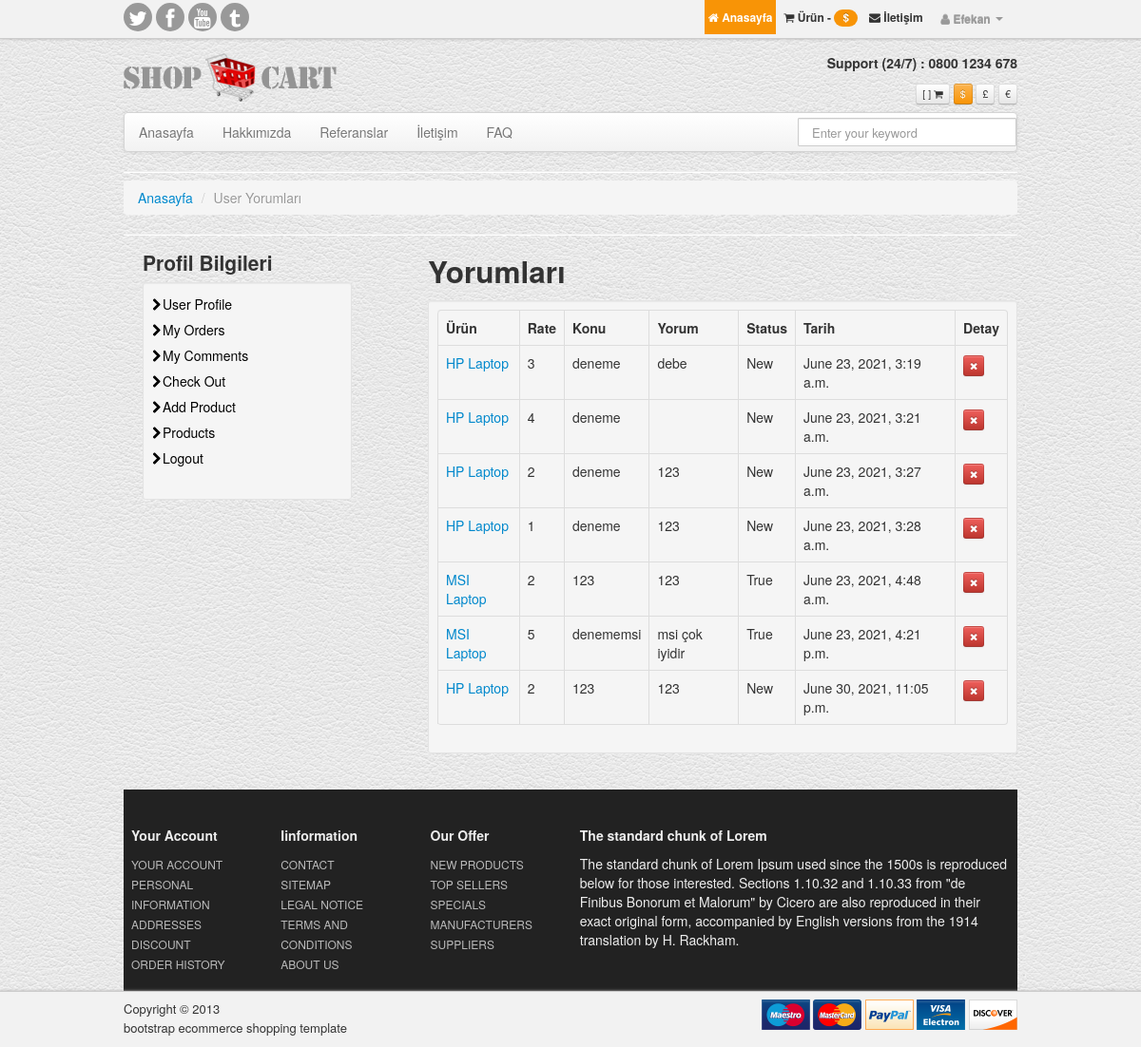
Page /user/comments/ (signed in) on the earlier database version.
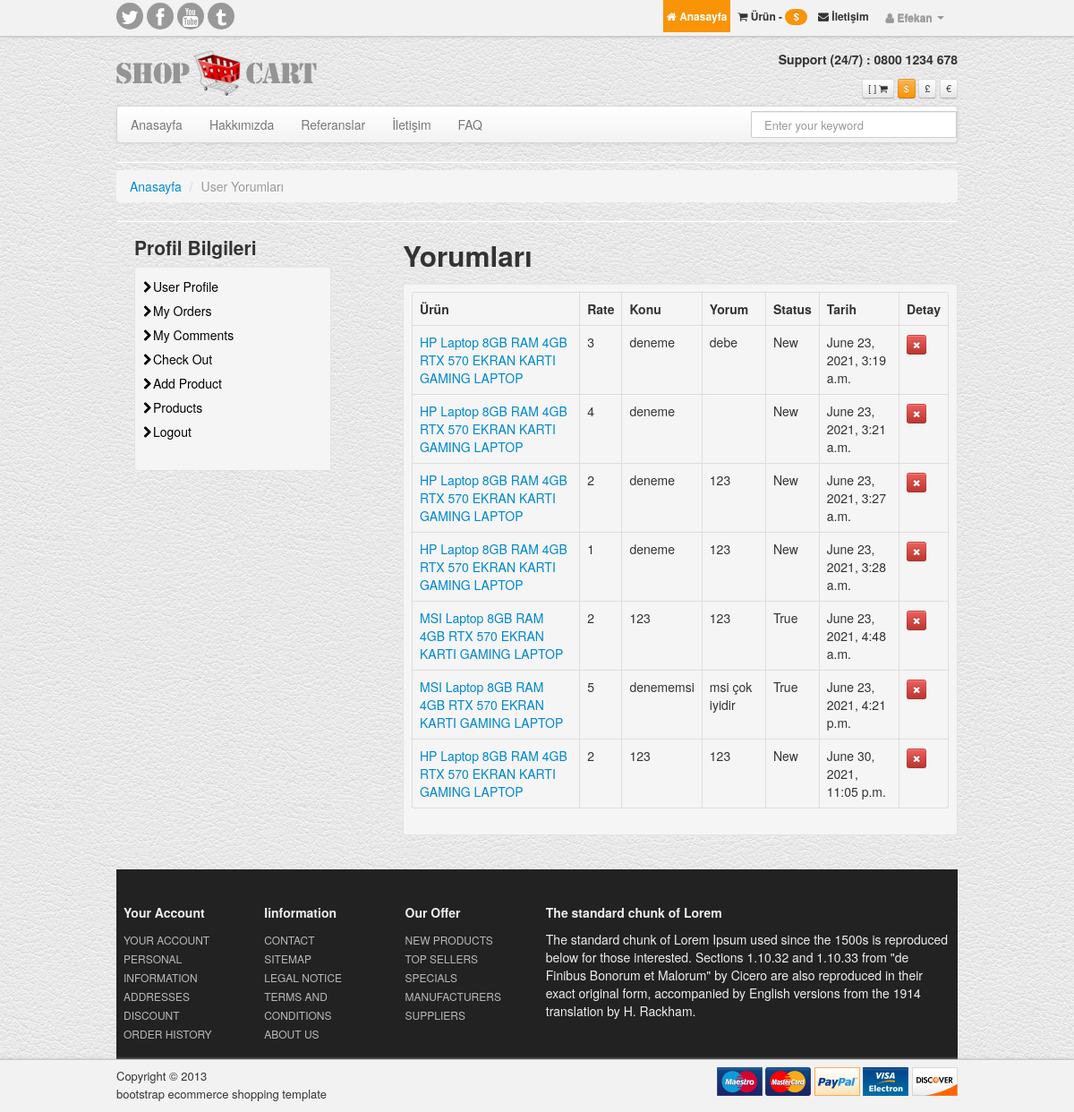
Same page on the later database version.
### product/models.py (models this page shows, shortened)
class Comment(models.Model):
    STATUS = (
        ('New', 'Yeni'),
        ('True', 'Evet'),
        ('False', 'Hayır'),
    )
    product = models.ForeignKey(Product, on_delete=models.CASCADE)
    user = models.ForeignKey(User, on_delete=models.CASCADE)
    subject = models.CharField(max_length=50)
    comment = models.TextField(blank=True, max_length=200)
    rate = models.IntegerField(blank=True)
    status = models.CharField(max_length=10, choices=STATUS, default='New')
    ip = models.CharField(blank=True, max_length=20)
    create_at = models.DateTimeField(auto_now_add=True)
    update_at = models.DateTimeField(auto_now=True)

class Product(models.Model):
    STATUS = (
        ('True', 'Evet'),
        ('False', 'Hayır'),
    )
    category = models.ForeignKey(Category, on_delete=models.CASCADE)  # category ile ilişki kurma
    ekleyen = models.ForeignKey(User, on_delete=models.CASCADE)
    title = models.CharField(max_length=150)
    keywords = models.CharField(blank=True, max_length=255)
    description = models.CharField(blank=True, max_length=255)
    image = models.ImageField(blank=True, upload_to='images/')
    price = models.FloatField()
    amount = models.IntegerField()
    detail = RichTextUploadingField()
    slug = models.SlugField(null=False, unique=True)
    status = models.CharField(max_length=10, choices=STATUS)
    create_at = models.DateTimeField(auto_now_add=True)
    update_at = models.DateTimeField(auto_now=True)
    def image_tag(self):
        return mark_safe('<img src="{}" height="50"/>'.format(self.image.url))
    image_tag.short_description = 'Image'

### user/views.py (the view)
# urls.py: path('comments/', views.comments, name='comments'),
@login_required(login_url='/login')
def comments(request):
    category = Category.objects.all()
    current_user = request.user
    comments = Comment.objects.filter(user_id=current_user.id)
    context = {
        'category': category,
        'comments': comments,
    }
    return render(request, 'user_comments.html', context)

### user/templates/user_comments.html (shortened to what this page needs)
{%  extends "homebase.html" %}
{% block content %}
	<hr class="soften">
	<div>
        <ul class="breadcrumb">
		    <li><a href="/">Anasayfa</a> <span class="divider">/</span></li>
		    <li class="active">User Yorumları</li>
        </ul>
	</div>
	<hr class="soften">
	<div class="row">
		<div class="span4">
            {% include "user_panel.html" %}
		</div>
		<div class="span8">
            <h2>Yorumları</h2>
            <div class="well well-small">
        <table class="table table-bordered">
              <thead>
              <tr>
                  <th>Ürün</th>
                  <th>Rate</th>
                  <th>Konu</th>
                  <th>Yorum</th>
                  <th>Status</th>
                  <th>Tarih</th>
                  <th>Detay</th>
              </tr>
              {% for rs in comments %}
              <tr>
                  <td><a href="/product/{{ rs.product_id }}/{{ rs.product.slug }}">{{ rs.product.title }}</a></td>
                  <td>{{ rs.rate }}</td>
                  <td>{{ rs.subject }}</td>
                  <td>{{ rs.comment }}</td>
                  <td>{{ rs.status }}</td>
                  <td>{{ rs.create_at }}</td>
                  <td><a href="/user/deletecomment/{{ rs.id }}" onclick="return confirm('Silmek istediğinize emin misiniz?')"> <button class="btn btn-mini btn-danger" type="button"><span class="icon-remove"></span></button></a></td>
              </tr>
              {% endfor %}
              </thead>
            </table>
            </div>
		</div>
	</div>
{% endblock %}

Differences in the rows shown:
changed through a linked row, Comment "debe": product "HP Laptop" → "HP Laptop 8GB RAM 4GB RTX 570 EKRAN KARTI GAMING LAPTOP"
changed through a linked row, Comment "June 23, 2021, 3:21 a.m.": product "HP Laptop" → "HP Laptop 8GB RAM 4GB RTX 570 EKRAN KARTI GAMING LAPTOP"
changed through a linked row, Comment "June 23, 2021, 3:27 a.m.": product "HP Laptop" → "HP Laptop 8GB RAM 4GB RTX 570 EKRAN KARTI GAMING LAPTOP"
changed through a linked row, Comment "June 23, 2021, 3:28 a.m.": product "HP Laptop" → "HP Laptop 8GB RAM 4GB RTX 570 EKRAN KARTI GAMING LAPTOP"
changed through a linked row, Comment "June 23, 2021, 4:48 a.m.": product "MSI Laptop" → "MSI Laptop 8GB RAM 4GB RTX 570 EKRAN KARTI GAMING LAPTOP"
changed through a linked row, Comment "denememsi": product "MSI Laptop" → "MSI Laptop 8GB RAM 4GB RTX 570 EKRAN KARTI GAMING LAPTOP"
changed through a linked row, Comment "June 30, 2021, 11:05 p.m.": product "HP Laptop" → "HP Laptop 8GB RAM 4GB RTX 570 EKRAN KARTI GAMING LAPTOP"
